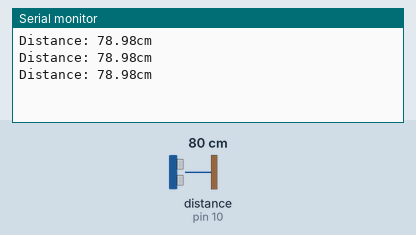
Simulated run of this sketch. Board: Arduino Uno, built with avr-gcc and run on an emulated ATmega328P. Shown: the last lines printed to the serial monitor. Wiring (inferred from the names in the program): ultrasonic range finder: trigger pin 9; echo pin 10. The test bench sets the inputs (shaded band); at power-on: distance to the obstacle (sensor on pin 10) 80 cm. The echo pulse lasts 58.3 µs per cm.

Above: at 1.3 s.
1.4 s: distance to the obstacle (sensor on pin 10) set to 2 cm
At 1.9 s:
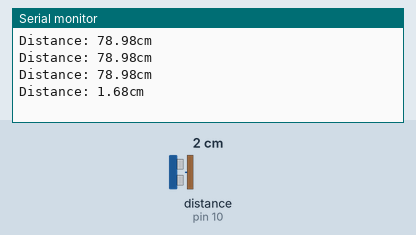
2.9 s: distance to the obstacle (sensor on pin 10) set to 4 cm
At 3.4 s:
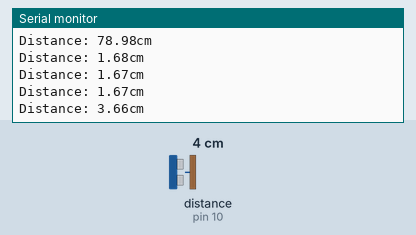
Timing chart, 0 to 5.9 s (numbered marks = the images above; inputs shaded):
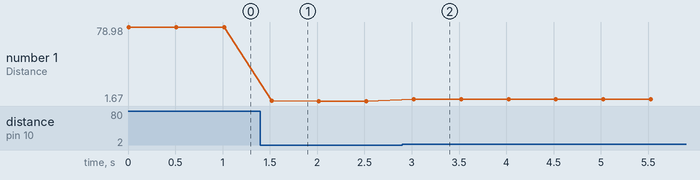

The sketch:

UltraSonic_Test.ino
```cpp
const int trigPin = 9; //triggerتعريف الدبوس رقم 9 علي انه
const int echoPin = 10;  // echo تعريف دبوس رقم 10 علي انه
long duration;  //متغير لحفظ زمن ارتداد الموجه
float distance;  // متغير لحفظ المسافه المحسوبة

void setup() {
  Serial.begin(9600);      //بدء الاتصال بسرعه 9600
  pinMode(trigPin, OUTPUT);   //   كأنه مخرج trigger تعين دبوس
  pinMode(echoPin, INPUT);    // كأنه مدخل Echo تعين دبوس
}

void loop() {
  // Clear the trigPin
  digitalWrite(trigPin, LOW);    //  trigger ارسال اشارة منخفضة ل
  delayMicroseconds(2);   //الزمن بين الاشارات المرسله

  // Trigger the sensor     //ارسال  اشارة عالية لتنشيط الحساس
  digitalWrite(trigPin, HIGH);
  delayMicroseconds(10);
  digitalWrite(trigPin, LOW);

  // Read the echoPin
  duration = pulseIn(echoPin, HIGH);  //قراءة زمن ارتداد الموجه بواسطة الدبوس

  // Calculate distance in cm
  distance = duration * 0.034 / 2;     //حساب المسافه بالسنتيمتر

  // Print the distance
  Serial.print("Distance: ");    // عرض المسافه علي الشاشه
  Serial.print(distance);
  Serial.println("cm");

  delay(500);    // الزمن بين كل مرة يتم فيها قياس المسافه
                     //    انتظر نصف ثانية قبل القياس التالي
}
```

Measured:
- after the input at 1.4 s, the serial monitor: prints a new line after 0.12 s (image 1)
- after the input at 2.9 s, the serial monitor: prints a new line after 0.12 s (image 2)
- plotted number 1: 78.98 → 1.67 after the input at 1.4 s, 1.67 → 3.66 after the input at 2.9 s
